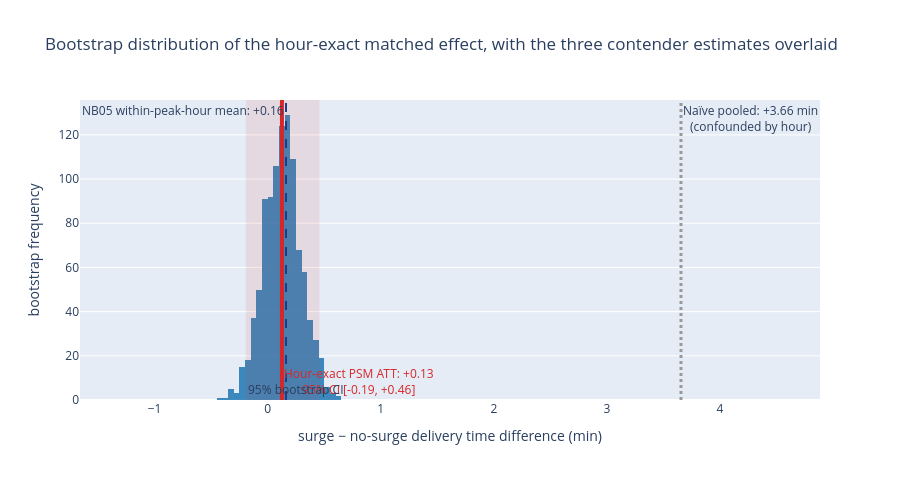

The code cell stored with this chart in its notebook:
### Markdown cell above
## 4. Visualise the bootstrap and the three competing estimates side by side

### Code cell
fig = go.Figure()
fig.add_trace(go.Histogram(x=boot_means, nbinsx=40,
                           name='Hour-exact PSM bootstrap', marker=dict(color='#1f77b4'),
                           opacity=0.85))

# The three contenders
fig.add_vline(x=3.655, line=dict(color='#999', dash='dot', width=3),
              annotation_text='Naïve pooled: +3.66 min<br>(confounded by hour)',
              annotation_position='top right', annotation=dict(font=dict(size=12)))
fig.add_vline(x=0.162, line=dict(color='#0b3d91', dash='dash', width=2),
              annotation_text='NB05 within-peak-hour mean: +0.16',
              annotation_position='top left', annotation=dict(font=dict(size=12)))
fig.add_vline(x=ATT, line=dict(color='#d62728', width=4),
              annotation_text=f'Hour-exact PSM ATT: {ATT:+.2f}<br>95% CI [{ci_low:+.2f}, {ci_high:+.2f}]',
              annotation_position='bottom right', annotation=dict(font=dict(size=12, color='#d62728')))
fig.add_vrect(x0=ci_low, x1=ci_high, fillcolor='#d62728', opacity=0.1, line_width=0,
              annotation_text='95% bootstrap CI', annotation_position='inside bottom left')

fig.update_layout(
    title='Bootstrap distribution of the hour-exact matched effect, with the three contender estimates overlaid',
    xaxis_title='surge − no-surge delivery time difference (min)',
    yaxis_title='bootstrap frequency',
    height=480,
)
fig.write_html(FIG / '06_bootstrap_distribution.html', include_plotlyjs='cdn')
fig.show()

### Figure 1 — Plotly figure (JSON) as saved in the notebook; plotly's stock layout.template omitted (floating-point values rounded to 4 significant figures; data arrays with more than 128 entries replaced by an {"elided": "..."} marker saying what was removed)
{"data": [{"marker": {"color": "#1f77b4"}, "name": "Hour-exact PSM bootstrap", "nbinsx": 40, "opacity": 0.85, "type": "histogram", "x": {"elided": "1000 float values"}}], "layout": {"annotations": [{"font": {"size": 12}, "showarrow": false, "text": "Naïve pooled: +3.66 min<br>(confounded by hour)", "x": 3.655, "xanchor": "left", "xref": "x", "y": 1, "yanchor": "top", "yref": "y domain"}, {"font": {"size": 12}, "showarrow": false, "text": "NB05 within-peak-hour mean: +0.16", "x": 0.162, "xanchor": "right", "xref": "x", "y": 1, "yanchor": "top", "yref": "y domain"}, {"font": {"color": "#d62728", "size": 12}, "showarrow": false, "text": "Hour-exact PSM ATT: +0.13<br>95% CI [-0.19, +0.46]", "x": 0.1261, "xanchor": "left", "xref": "x", "y": 0, "yanchor": "bottom", "yref": "y domain"}, {"showarrow": false, "text": "95% bootstrap CI", "x": -0.1928, "xanchor": "left", "xref": "x", "y": 0, "yanchor": "bottom", "yref": "y domain"}], "height": 480, "shapes": [{"line": {"color": "#999", "dash": "dot", "width": 3}, "type": "line", "x0": 3.655, "x1": 3.655, "xref": "x", "y0": 0, "y1": 1, "yref": "y domain"}, {"line": {"color": "#0b3d91", "dash": "dash", "width": 2}, "type": "line", "x0": 0.162, "x1": 0.162, "xref": "x", "y0": 0, "y1": 1, "yref": "y domain"}, {"line": {"color": "#d62728", "width": 4}, "type": "line", "x0": 0.1261, "x1": 0.1261, "xref": "x", "y0": 0, "y1": 1, "yref": "y domain"}, {"fillcolor": "#d62728", "line": {"width": 0}, "opacity": 0.1, "type": "rect", "x0": -0.1928, "x1": 0.4575, "xref": "x", "y0": 0, "y1": 1, "yref": "y domain"}], "title": {"text": "Bootstrap distribution of the hour-exact matched effect, with the three contender estimates overlaid"}, "xaxis": {"title": {"text": "surge − no-surge delivery time difference (min)"}}, "yaxis": {"title": {"text": "bootstrap frequency"}}}}
